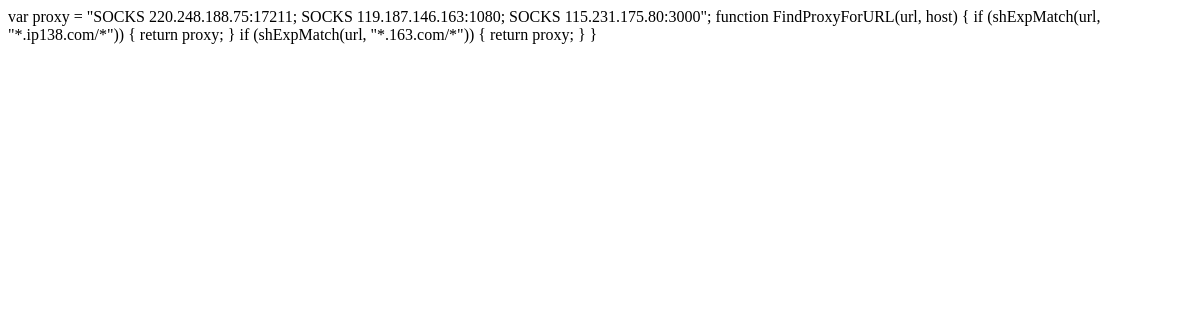
The page /proxy on the database as committed earlier.
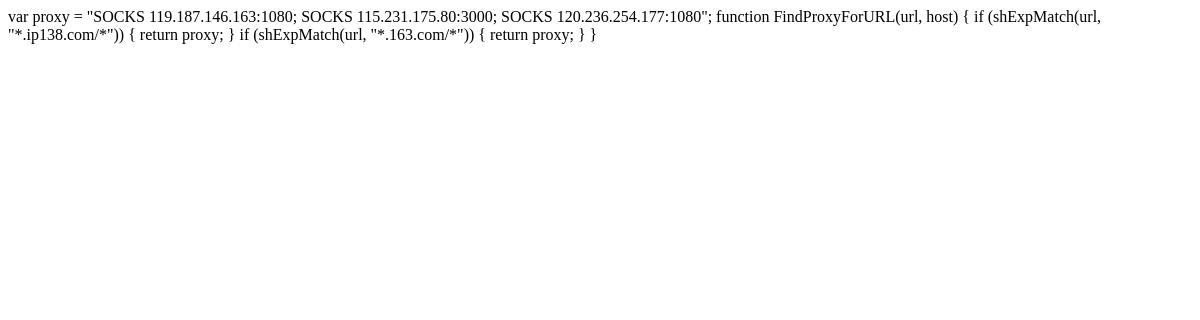
The same page on the database as committed later.
### tables this page shows
CREATE TABLE proxy (
            id        INTEGER   PRIMARY KEY AUTOINCREMENT,
            author_id INTEGER   NOT NULL,
            created   TIMESTAMP,
            updated   TIMESTAMP,
            delay     TEXT,
            ip        TEXT      NOT NULL
                                UNIQUE,
            port      TEXT      NOT NULL,
            FOREIGN KEY (
                author_id
            )
            REFERENCES user (id));

### flaskr/blog.py (the view)
@bp.route('/proxy')
def proxy():
    db = get_db()
    records = db.execute(
        'SELECT ip, port'
        ' FROM proxy p JOIN user u ON p.author_id = u.id'
        ' WHERE updated =(SELECT MAX(updated) FROM proxy)'
        ' ORDER BY delay ASC'
    ).fetchall()
    return render_template('proxy.html', records=records)

### flaskr/auth.py (called while the page is built)
@bp.before_app_request
def load_logged_in_user():
    user_id = session.get('user_id')
    if user_id is None:
        g.user = None
    else:
        g.user = get_db().execute(
            'SELECT * FROM user WHERE id = ?', (user_id,)
        ).fetchone()

### flaskr/db.py (called while the page is built)
def get_db():
    if 'db' not in g:
        g.db = sqlite3.connect(
            current_app.config['DATABASE'],
            detect_types=sqlite3.PARSE_DECLTYPES
        )
        g.db.row_factory = sqlite3.Row
    return g.db

### flaskr/templates/proxy.html
var proxy = "{%+ for r in records -%}SOCKS {{ r['ip'] }}:{{ r['port'] }}{%+ if not loop.last %}; {% endif %}{%- endfor %}";
function FindProxyForURL(url, host) {
if (shExpMatch(url, "*.ip138.com/*")) {
return proxy;
}
if (shExpMatch(url, "*.163.com/*")) {
return proxy;
}
}

Rows that differ between the two databases and show on the page:
removed proxy: ip "220.248.188.75", port "17211"
added proxy: ip "120.236.254.177", port "1080"
